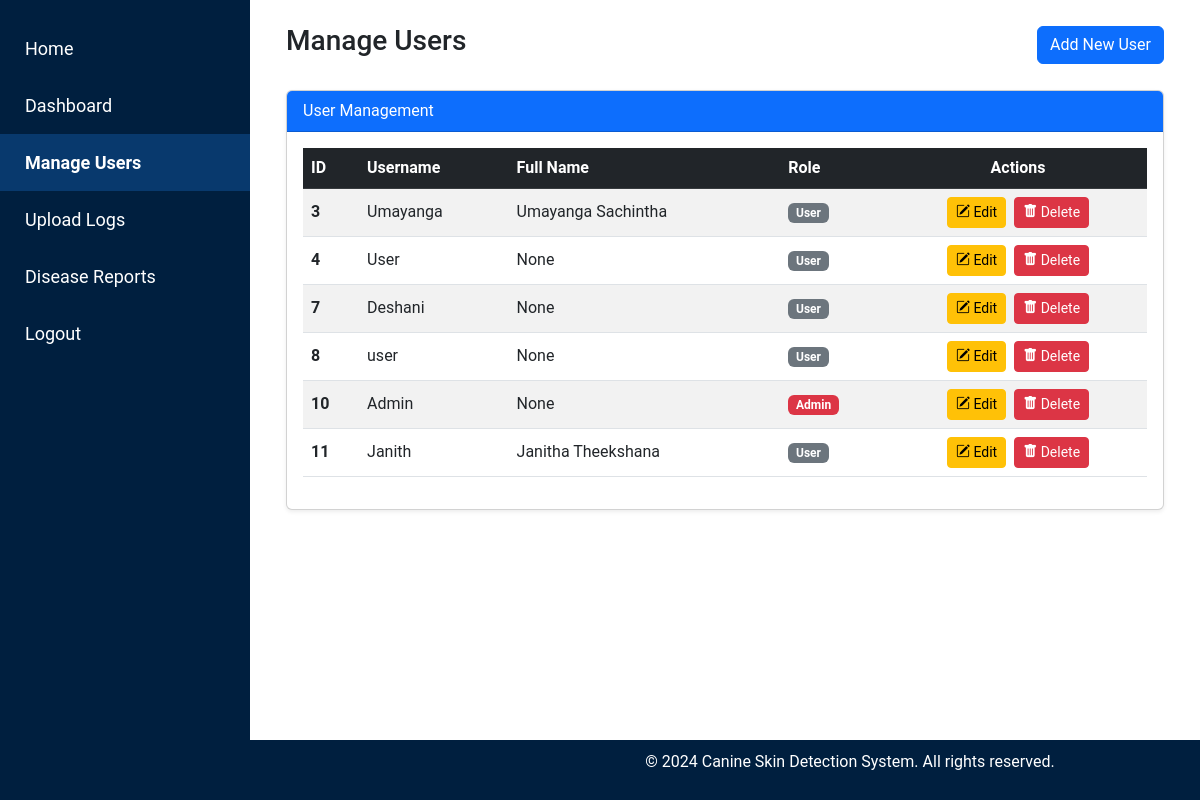
Page /admin/manage_users (signed in) on the earlier database version.
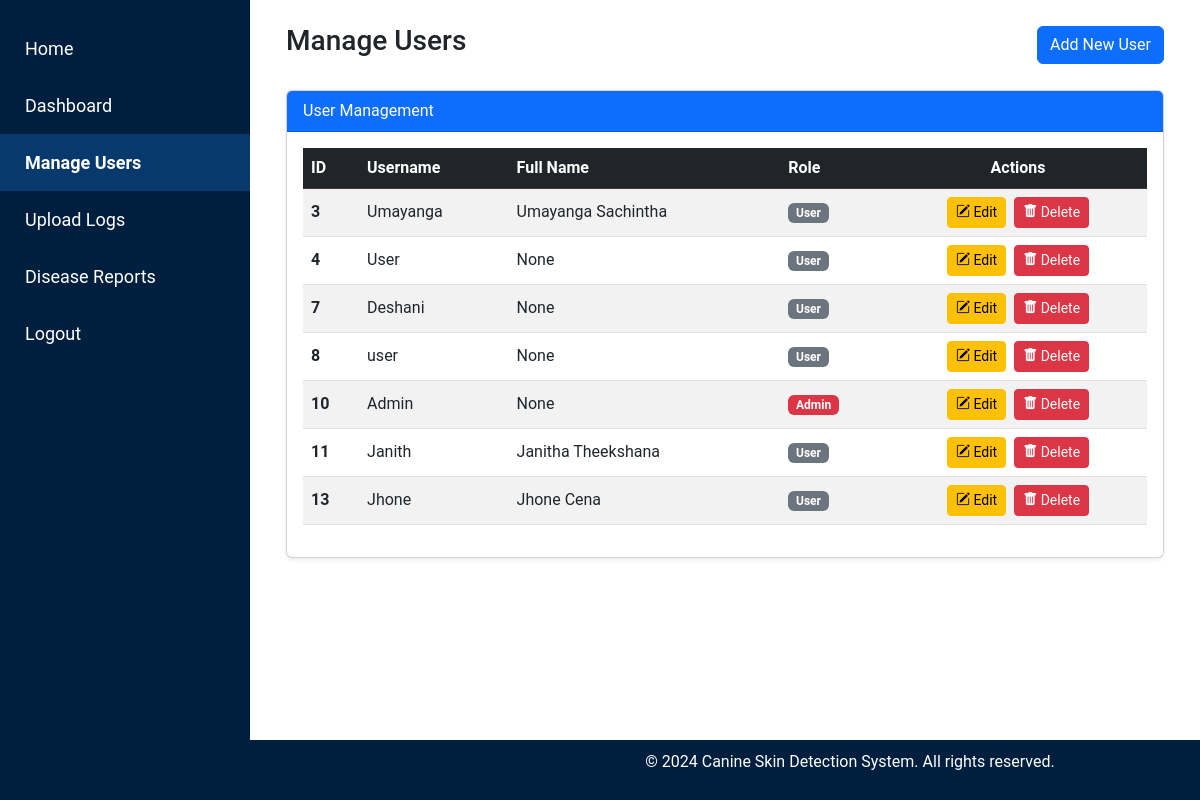
Same page on the later database version.
### tables this page shows
CREATE TABLE users (
    id INTEGER PRIMARY KEY AUTOINCREMENT,
    username TEXT UNIQUE NOT NULL,
    password TEXT NOT NULL
, "role" TEXT NOT NULL DEFAULT 'user', full_name TEXT, dob DATE, nic TEXT, profile_picture TEXT, address TEXT);

### admin.py (the view)
@admin.route('/manage_users')
def manage_users():
    if 'user' not in session or session.get('role') != 'admin':
        flash('Access denied! Admins only.', 'danger')
        return redirect(url_for('index'))
    conn = get_db_connection()
    users = conn.execute('SELECT id, username, full_name, role FROM users').fetchall()
    conn.close()
    return render_template('admin/manage_users.html', users=users)

### db.py (called while the page is built)
def get_db_connection():
    conn = sqlite3.connect('site.db')
    conn.row_factory = sqlite3.Row  # Allows accessing rows as dictionaries
    return conn

### templates/admin/manage_users.html (shortened to what this page needs)
<!DOCTYPE html>
<html lang="en">
<head>
    <link href="https://cdn.jsdelivr.net/npm/bootstrap@5.3.0-alpha1/dist/css/bootstrap.min.css" rel="stylesheet">
    <link rel="stylesheet" href="{{ url_for('static', filename='css/admin_styles.css') }}">
    <link href="https://cdnjs.cloudflare.com/ajax/libs/bootstrap-icons/1.8.1/font/bootstrap-icons.min.css" rel="stylesheet">
</head>
<body>
    {% include 'partials/admin_sidebar.html' %}
    <div class="content p-4">
        <div class="container-fluid">
            <div class="d-flex justify-content-between align-items-center mb-4">
                <h1 class="h3">Manage Users</h1>
                <a href="{{ url_for('admin.add_user') }}" class="btn btn-primary">Add New User</a>
            </div>
            <div class="card shadow-sm">
                <div class="card-header bg-primary text-white">
                    User Management
                </div>
                <div class="card-body">
                    <table class="table table-hover table-striped align-middle">
                        <thead class="table-dark">
                            <tr>
                                <th scope="col">ID</th>
                                <th scope="col">Username</th>
                                <th scope="col">Full Name</th>
                                <th scope="col">Role</th>
                                <th scope="col" class="text-center">Actions</th>
                            </tr>
                        </thead>
                        <tbody>
                            {% for user in users %}
                            <tr>
                                <th scope="row">{{ user.id }}</th>
                                <td>{{ user.username }}</td>
                                <td>{{ user.full_name }}</td>
                                <td>
                                    <span class="badge {% if user.role == 'admin' %} bg-danger {% else %} bg-secondary {% endif %}">
                                        {{ user.role | capitalize }}
                                    </span>
                                </td>
                                <td class="text-center">
                                    <a href="{{ url_for('admin.edit_user', user_id=user.id) }}" class="btn btn-sm btn-warning me-1" title="Edit User" data-bs-toggle="tooltip" data-bs-placement="top">
                                        <i class="bi bi-pencil-square"></i> Edit
                                    </a>
                                    <form action="{{ url_for('admin.delete_user', user_id=user.id) }}" method="POST" class="d-inline-block" onsubmit="return confirm('Are you sure you want to delete this user?');">
                                        <button type="submit" class="btn btn-sm btn-danger" title="Delete User" data-bs-toggle="tooltip" data-bs-placement="top">
                                            <i class="bi bi-trash-fill"></i> Delete
                                        </button>
                                    </form>
                                </td>
                            </tr>
                            {% endfor %}
                        </tbody>
                    </table>
                </div>
            </div>
        </div>
    </div>
    {% include 'partials/footer_admin.html' %}
</body>
</html>

### templates/partials/admin_sidebar.html (shortened to what this page needs)
<div class="sidebar">
    <a href="{{ url_for('index') }}" class="{% if request.path == url_for('index') %}active{% endif %}">
         Home
    </a>
    <a href="{{ url_for('admin.admin_dashboard') }}" class="{% if request.path == url_for('admin.admin_dashboard') %}active{% endif %}">
         Dashboard
    </a>
    <a href="{{ url_for('admin.manage_users') }}" class="{% if request.path == url_for('admin.manage_users') %}active{% endif %}">
         Manage Users
    </a>
    <a href="{{ url_for('admin.upload_logs') }}" class="{% if request.path == url_for('admin.upload_logs') %}active{% endif %}">
         Upload Logs
    </a>
    <a href="{{ url_for('admin.disease_reports') }}" class="{% if request.path == url_for('admin.disease_reports') %}active{% endif %}">
         Disease Reports
    </a>
    <a href="{{ url_for('auth.logout') }}" class="{% if request.path == url_for('auth.logout') %}active{% endif %}">
         Logout
    </a>
</div>

### templates/partials/footer_admin.html
    <footer>
        <p>&copy; 2024 Canine Skin Detection System. All rights reserved.</p>
    </footer>

### static/css/admin_styles.css (style rules this page uses)
body { font-family: 'Roboto', sans-serif; }
.card { margin-bottom: 20px; }
.sidebar { height: 100vh; width: 250px; position: fixed; top: 0; left: 0; background-color: #001f3f; padding-top: 20px; }
.sidebar a { padding: 15px; text-decoration: none; font-size: 18px; color: white; display: block; }
.sidebar a.active { background-color: #08396d; color: white; font-weight: bold; }
.content { margin-left: 250px; padding: 20px; }
footer { background-color: #001f3f; color: white; padding: 10px 0; text-align: center; position: fixed; bottom: 0; width: 100%; left: 250px; }

Differences in the rows shown:
added users: id "13", username "Jhone", full_name "Jhone Cena", role "User"
